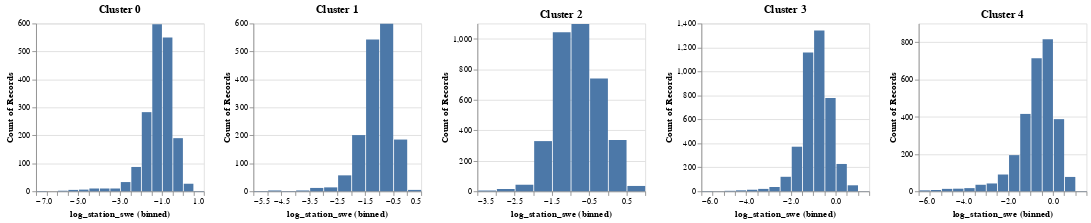

This figure's notebook cell:
### Code cell
df_reset = df[df['cluster']==0].reset_index()
cluster0 = alt.Chart(df_reset[['log_station_swe']].replace([np.inf, -np.inf], np.nan, inplace=False)).mark_bar().encode(
    alt.X("log_station_swe:Q").bin(maxbins=20),
    y='count()',
).properties(title='Cluster 0',width=200,height=200)

df_reset = df[df['cluster']==1].reset_index()
cluster1 = alt.Chart(df_reset[['log_station_swe']].replace([np.inf, -np.inf], np.nan, inplace=False)).mark_bar().encode(
    alt.X("log_station_swe:Q").bin(maxbins=20),
    y='count()',
).properties(title='Cluster 1',width=200,height=200)

df_reset = df[df['cluster']==2].reset_index()
cluster2 = alt.Chart(df_reset[['log_station_swe']].replace([np.inf, -np.inf], np.nan, inplace=False)).mark_bar().encode(
    alt.X("log_station_swe:Q").bin(maxbins=20),
    y='count()',
).properties(title='Cluster 2',width=200,height=200)

df_reset = df[df['cluster']==3].reset_index()
cluster3 = alt.Chart(df_reset[['log_station_swe']].replace([np.inf, -np.inf], np.nan, inplace=False)).mark_bar().encode(
    alt.X("log_station_swe:Q").bin(maxbins=20),
    y='count()',
).properties(title='Cluster 3',width=200,height=200)

df_reset = df[df['cluster']==4].reset_index()
cluster4 = alt.Chart(df_reset[['log_station_swe']].replace([np.inf, -np.inf], np.nan, inplace=False)).mark_bar().encode(
    alt.X("log_station_swe:Q").bin(maxbins=20),
    y='count()',
).properties(title='Cluster 4',width=200,height=200)

combined = alt.hconcat(cluster0, cluster1, cluster2, cluster3, cluster4)
combined

### Figure 1 — Vega specification as saved in the notebook (floating-point values rounded to 4 significant figures)
{"$schema": "https://vega.github.io/schema/vega/v5.json", "data": [{"name": "source_0", "values": [{"__count": 283, "bin_maxbins_20_log_station_swe": -2.0, "bin_maxbins_20_log_station_swe_end": -1.5}, {"__count": 550, "bin_maxbins_20_log_station_swe": -1.0, "bin_maxbins_20_log_station_swe_end": -0.5}, {"__count": 597, "bin_maxbins_20_log_station_swe": -1.5, "bin_maxbins_20_log_station_swe_end": -1.0}, {"__count": 87, "bin_maxbins_20_log_station_swe": -2.5, "bin_maxbins_20_log_station_swe_end": -2.0}, {"__count": 33, "bin_maxbins_20_log_station_swe": -3.0, "bin_maxbins_20_log_station_swe_end": -2.5}, {"__count": 190, "bin_maxbins_20_log_station_swe": -0.5, "bin_maxbins_20_log_station_swe_end": 0.0}, {"__count": 10, "bin_maxbins_20_log_station_swe": -4.5, "bin_maxbins_20_log_station_swe_end": -4.0}, {"__count": 5, "bin_maxbins_20_log_station_swe": -5.5, "bin_maxbins_20_log_station_swe_end": -5.0}, {"__count": 6, "bin_maxbins_20_log_station_swe": -5.0, "bin_maxbins_20_log_station_swe_end": -4.5}, {"__count": 2, "bin_maxbins_20_log_station_swe": -6.0, "bin_maxbins_20_log_station_swe_end": -5.5}, {"__count": 10, "bin_maxbins_20_log_station_swe": -3.5, "bin_maxbins_20_log_station_swe_end": -3.0}, {"__count": 10, "bin_maxbins_20_log_station_swe": -4.0, "bin_maxbins_20_log_station_swe_end": -3.5}, {"__count": 27, "bin_maxbins_20_log_station_swe": 0.0, "bin_maxbins_20_log_station_swe_end": 0.5}, {"__count": 1, "bin_maxbins_20_log_station_swe": 0.5, "bin_maxbins_20_log_station_swe_end": 1.0}, {"__count": 1, "bin_maxbins_20_log_station_swe": -7.0, "bin_maxbins_20_log_station_swe_end": -6.5}]}, {"name": "source_1", "values": [{"__count": 201, "bin_maxbins_20_log_station_swe": -2.0, "bin_maxbins_20_log_station_swe_end": -1.5}, {"__count": 543, "bin_maxbins_20_log_station_swe": -1.5, "bin_maxbins_20_log_station_swe_end": -1.0}, {"__count": 599, "bin_maxbins_20_log_station_swe": -1.0, "bin_maxbins_20_log_station_swe_end": -0.5}, {"__count": 14, "bin_maxbins_20_log_station_swe": -3.0, "bin_maxbins_20_log_station_swe_end": -2.5}, {"__count": 12, "bin_maxbins_20_log_station_swe": -3.5, "bin_maxbins_20_log_station_swe_end": -3.0}, {"__count": 185, "bin_maxbins_20_log_station_swe": -0.5, "bin_maxbins_20_log_station_swe_end": 0.0}, {"__count": 57, "bin_maxbins_20_log_station_swe": -2.5, "bin_maxbins_20_log_station_swe_end": -2.0}, {"__count": 3, "bin_maxbins_20_log_station_swe": -5.0, "bin_maxbins_20_log_station_swe_end": -4.5}, {"__count": 3, "bin_maxbins_20_log_station_swe": -4.0, "bin_maxbins_20_log_station_swe_end": -3.5}, {"__count": 5, "bin_maxbins_20_log_station_swe": 0.0, "bin_maxbins_20_log_station_swe_end": 0.5}, {"__count": 1, "bin_maxbins_20_log_station_swe": -5.5, "bin_maxbins_20_log_station_swe_end": -5.0}, {"__count": 1, "bin_maxbins_20_log_station_swe": -4.5, "bin_maxbins_20_log_station_swe_end": -4.0}]}, {"name": "source_2", "values": [{"__count": 739, "bin_maxbins_20_log_station_swe": -0.5, "bin_maxbins_20_log_station_swe_end": 0.0}, {"__count": 1096, "bin_maxbins_20_log_station_swe": -1.0, "bin_maxbins_20_log_station_swe_end": -0.5}, {"__count": 1042, "bin_maxbins_20_log_station_swe": -1.5, "bin_maxbins_20_log_station_swe_end": -1.0}, {"__count": 329, "bin_maxbins_20_log_station_swe": -2.0, "bin_maxbins_20_log_station_swe_end": -1.5}, {"__count": 336, "bin_maxbins_20_log_station_swe": 0.0, "bin_maxbins_20_log_station_swe_end": 0.5}, {"__count": 35, "bin_maxbins_20_log_station_swe": 0.5, "bin_maxbins_20_log_station_swe_end": 1.0}, {"__count": 43, "bin_maxbins_20_log_station_swe": -2.5, "bin_maxbins_20_log_station_swe_end": -2.0}, {"__count": 15, "bin_maxbins_20_log_station_swe": -3.0, "bin_maxbins_20_log_station_swe_end": -2.5}, {"__count": 5, "bin_maxbins_20_log_station_swe": -3.5, "bin_maxbins_20_log_station_swe_end": -3.0}]}, {"name": "source_3", "values": [{"__count": 372, "bin_maxbins_20_log_station_swe": -2.0, "bin_maxbins_20_log_station_swe_end": -1.5}, {"__count": 4, "bin_maxbins_20_log_station_swe": -5.0, "bin_maxbins_20_log_station_swe_end": -4.5}, {"__count": 1341, "bin_maxbins_20_log_station_swe": -1.0, "bin_maxbins_20_log_station_swe_end": -0.5}, {"__count": 1159, "bin_maxbins_20_log_station_swe": -1.5, "bin_maxbins_20_log_station_swe_end": -1.0}, {"__count": 121, "bin_maxbins_20_log_station_swe": -2.5, "bin_maxbins_20_log_station_swe_end": -2.0}, {"__count": 36, "bin_maxbins_20_log_station_swe": -3.0, "bin_maxbins_20_log_station_swe_end": -2.5}, {"__count": 20, "bin_maxbins_20_log_station_swe": -3.5, "bin_maxbins_20_log_station_swe_end": -3.0}, {"__count": 779, "bin_maxbins_20_log_station_swe": -0.5, "bin_maxbins_20_log_station_swe_end": 0.0}, {"__count": 228, "bin_maxbins_20_log_station_swe": 0.0, "bin_maxbins_20_log_station_swe_end": 0.5}, {"__count": 13, "bin_maxbins_20_log_station_swe": -4.0, "bin_maxbins_20_log_station_swe_end": -3.5}, {"__count": 50, "bin_maxbins_20_log_station_swe": 0.5, "bin_maxbins_20_log_station_swe_end": 1.0}, {"__count": 1, "bin_maxbins_20_log_station_swe": -5.5, "bin_maxbins_20_log_station_swe_end": -5.0}, {"__count": 2, "bin_maxbins_20_log_station_swe": -6.0, "bin_maxbins_20_log_station_swe_end": -5.5}, {"__count": 8, "bin_maxbins_20_log_station_swe": -4.5, "bin_maxbins_20_log_station_swe_end": -4.0}, {"__count": 1, "bin_maxbins_20_log_station_swe": 1.0, "bin_maxbins_20_log_station_swe_end": 1.5}]}, {"name": "source_4", "values": [{"__count": 714, "bin_maxbins_20_log_station_swe": -1.0, "bin_maxbins_20_log_station_swe_end": -0.5}, {"__count": 816, "bin_maxbins_20_log_station_swe": -0.5, "bin_maxbins_20_log_station_swe_end": 0.0}, {"__count": 387, "bin_maxbins_20_log_station_swe": 0.0, "bin_maxbins_20_log_station_swe_end": 0.5}, {"__count": 415, "bin_maxbins_20_log_station_swe": -1.5, "bin_maxbins_20_log_station_swe_end": -1.0}, {"__count": 35, "bin_maxbins_20_log_station_swe": -3.5, "bin_maxbins_20_log_station_swe_end": -3.0}, {"__count": 42, "bin_maxbins_20_log_station_swe": -3.0, "bin_maxbins_20_log_station_swe_end": -2.5}, {"__count": 194, "bin_maxbins_20_log_station_swe": -2.0, "bin_maxbins_20_log_station_swe_end": -1.5}, {"__count": 77, "bin_maxbins_20_log_station_swe": 0.5, "bin_maxbins_20_log_station_swe_end": 1.0}, {"__count": 90, "bin_maxbins_20_log_station_swe": -2.5, "bin_maxbins_20_log_station_swe_end": -2.0}, {"__count": 14, "bin_maxbins_20_log_station_swe": -4.5, "bin_maxbins_20_log_station_swe_end": -4.0}, {"__count": 13, "bin_maxbins_20_log_station_swe": -5.0, "bin_maxbins_20_log_station_swe_end": -4.5}, {"__count": 17, "bin_maxbins_20_log_station_swe": -4.0, "bin_maxbins_20_log_station_swe_end": -3.5}, {"__count": 5, "bin_maxbins_20_log_station_swe": -6.0, "bin_maxbins_20_log_station_swe_end": -5.5}, {"__count": 7, "bin_maxbins_20_log_station_swe": -5.5, "bin_maxbins_20_log_station_swe_end": -5.0}, {"__count": 1, "bin_maxbins_20_log_station_swe": 1.0, "bin_maxbins_20_log_station_swe_end": 1.5}]}, {"name": "source_0_concat_0_y_domain___count", "values": [{"min": 1, "max": 597}]}, {"name": "source_1_concat_1_y_domain___count", "values": [{"min": 1, "max": 599}]}, {"name": "source_2_concat_2_y_domain___count", "values": [{"min": 5, "max": 1096}]}, {"name": "source_3_concat_3_y_domain___count", "values": [{"min": 1, "max": 1341}]}, {"name": "source_4_concat_4_y_domain___count", "values": [{"min": 1, "max": 816}]}], "signals": [{"name": "concat_3_bin_maxbins_20_log_station_swe_bins", "value": {"fields": ["log_station_swe"], "fname": "bin_log_station_swe", "start": -6.0, "step": 0.5, "stop": 1.5}}, {"name": "concat_0_bin_maxbins_20_log_station_swe_bins", "value": {"fields": ["log_station_swe"], "fname": "bin_log_station_swe", "start": -7.0, "step": 0.5, "stop": 1.0}}, {"name": "concat_1_bin_maxbins_20_log_station_swe_bins", "value": {"fields": ["log_station_swe"], "fname": "bin_log_station_swe", "start": -5.5, "step": 0.5, "stop": 0.5}}, {"name": "concat_4_bin_maxbins_20_log_station_swe_bins", "value": {"fields": ["log_station_swe"], "fname": "bin_log_station_swe", "start": -6.0, "step": 0.5, "stop": 1.5}}, {"name": "concat_2_bin_maxbins_20_log_station_swe_bins", "value": {"fields": ["log_station_swe"], "fname": "bin_log_station_swe", "start": -3.5, "step": 0.5, "stop": 1.0}}, {"name": "childWidth", "value": 200}], "marks": [{"type": "group", "name": "concat_0_group", "encode": {"update": {"width": {"signal": "childWidth"}, "height": {"signal": "height"}}}, "marks": [{"type": "rect", "name": "concat_0_marks", "from": {"data": "source_0"}, "encode": {"update": {"x": {"field": "bin_maxbins_20_log_station_swe_end", "scale": "concat_0_x", "offset": {"signal": "0.5 + (abs(scale(\"concat_0_x\", datum[\"bin_maxbins_20_log_station_swe_end\"]) - scale(\"concat_0_x\", datum[\"bin_maxbins_20_log_station_swe\"])) < 0.25 ? 0.5 * (0.25 - (abs(scale(\"concat_0_x\", datum[\"bin_maxbins_20_log_station_swe_end\"]) - scale(\"concat_0_x\", datum[\"bin_maxbins_20_log_station_swe\"])))) : -0.5)"}}, "y": {"field": "__count", "scale": "concat_0_y"}, "y2": {"value": 0, "scale": "concat_0_y"}, "fill": {"value": "#4c78a8"}, "x2": {"field": "bin_maxbins_20_log_station_swe", "scale": "concat_0_x", "offset": {"signal": "0.5 + (abs(scale(\"concat_0_x\", datum[\"bin_maxbins_20_log_station_swe_end\"]) - scale(\"concat_0_x\", datum[\"bin_maxbins_20_log_station_swe\"])) < 0.25 ? -0.5 * (0.25 - (abs(scale(\"concat_0_x\", datum[\"bin_maxbins_20_log_station_swe_end\"]) - scale(\"concat_0_x\", datum[\"bin_maxbins_20_log_station_swe\"])))) : 0.5)"}}}}, "style": ["bar"]}], "axes": [{"scale": "concat_0_y", "domain": false, "minExtent": 0, "ticks": false, "zindex": 0, "aria": false, "gridScale": "concat_0_x", "orient": "left", "maxExtent": 0, "tickCount": {"signal": "ceil(height/40)"}, "grid": true, "labels": false}, {"scale": "concat_0_x", "tickCount": {"signal": "ceil(childWidth/10)"}, "zindex": 0, "orient": "bottom", "grid": false, "title": "log_station_swe (binned)", "labelFlush": true, "labelOverlap": true}, {"scale": "concat_0_y", "labelOverlap": true, "orient": "left", "zindex": 0, "title": "Count of Records", "grid": false, "tickCount": {"signal": "ceil(height/40)"}}], "title": {"text": "Cluster 0", "frame": "group"}, "style": "cell"}, {"type": "group", "name": "concat_1_group", "encode": {"update": {"height": {"signal": "height"}, "width": {"signal": "childWidth"}}}, "marks": [{"type": "rect", "name": "concat_1_marks", "from": {"data": "source_1"}, "encode": {"update": {"y": {"field": "__count", "scale": "concat_1_y"}, "y2": {"value": 0, "scale": "concat_1_y"}, "fill": {"value": "#4c78a8"}, "x": {"field": "bin_maxbins_20_log_station_swe_end", "scale": "concat_1_x", "offset": {"signal": "0.5 + (abs(scale(\"concat_1_x\", datum[\"bin_maxbins_20_log_station_swe_end\"]) - scale(\"concat_1_x\", datum[\"bin_maxbins_20_log_station_swe\"])) < 0.25 ? 0.5 * (0.25 - (abs(scale(\"concat_1_x\", datum[\"bin_maxbins_20_log_station_swe_end\"]) - scale(\"concat_1_x\", datum[\"bin_maxbins_20_log_station_swe\"])))) : -0.5)"}}, "x2": {"field": "bin_maxbins_20_log_station_swe", "scale": "concat_1_x", "offset": {"signal": "0.5 + (abs(scale(\"concat_1_x\", datum[\"bin_maxbins_20_log_station_swe_end\"]) - scale(\"concat_1_x\", datum[\"bin_maxbins_20_log_station_swe\"])) < 0.25 ? -0.5 * (0.25 - (abs(scale(\"concat_1_x\", datum[\"bin_maxbins_20_log_station_swe_end\"]) - scale(\"concat_1_x\", datum[\"bin_maxbins_20_log_station_swe\"])))) : 0.5)"}}}}, "style": ["bar"]}], "axes": [{"scale": "concat_1_y", "maxExtent": 0, "grid": true, "tickCount": {"signal": "ceil(height/40)"}, "gridScale": "concat_1_x", "aria": false, "labels": false, "domain": false, "orient": "left", "zindex": 0, "minExtent": 0, "ticks": false}, {"scale": "concat_1_x", "orient": "bottom", "labelFlush": true, "labelOverlap": true, "zindex": 0, "grid": false, "title": "log_station_swe (binned)", "tickCount": {"signal": "ceil(childWidth/10)"}}, {"scale": "concat_1_y", "tickCount": {"signal": "ceil(height/40)"}, "grid": false, "orient": "left", "title": "Count of Records", "zindex": 0, "labelOverlap": true}], "title": {"text": "Cluster 1", "frame": "group"}, "style": "cell"}, {"type": "group", "name": "concat_2_group", "encode": {"update": {"width": {"signal": "childWidth"}, "height": {"signal": "height"}}}, "marks": [{"type": "rect", "name": "concat_2_marks", "from": {"data": "source_2"}, "encode": {"update": {"x": {"field": "bin_maxbins_20_log_station_swe_end", "scale": "concat_2_x", "offset": {"signal": "0.5 + (abs(scale(\"concat_2_x\", datum[\"bin_maxbins_20_log_station_swe_end\"]) - scale(\"concat_2_x\", datum[\"bin_maxbins_20_log_station_swe\"])) < 0.25 ? 0.5 * (0.25 - (abs(scale(\"concat_2_x\", datum[\"bin_maxbins_20_log_station_swe_end\"]) - scale(\"concat_2_x\", datum[\"bin_maxbins_20_log_station_swe\"])))) : -0.5)"}}, "x2": {"field": "bin_maxbins_20_log_station_swe", "scale": "concat_2_x", "offset": {"signal": "0.5 + (abs(scale(\"concat_2_x\", datum[\"bin_maxbins_20_log_station_swe_end\"]) - scale(\"concat_2_x\", datum[\"bin_maxbins_20_log_station_swe\"])) < 0.25 ? -0.5 * (0.25 - (abs(scale(\"concat_2_x\", datum[\"bin_maxbins_20_log_station_swe_end\"]) - scale(\"concat_2_x\", datum[\"bin_maxbins_20_log_station_swe\"])))) : 0.5)"}}, "fill": {"value": "#4c78a8"}, "y": {"field": "__count", "scale": "concat_2_y"}, "y2": {"value": 0, "scale": "concat_2_y"}}}, "style": ["bar"]}], "axes": [{"scale": "concat_2_y", "zindex": 0, "grid": true, "tickCount": {"signal": "ceil(height/40)"}, "domain": false, "gridScale": "concat_2_x", "orient": "left", "labels": false, "maxExtent": 0, "aria": false, "minExtent": 0, "ticks": false}, {"scale": "concat_2_x", "labelOverlap": true, "tickCount": {"signal": "ceil(childWidth/10)"}, "zindex": 0, "orient": "bottom", "title": "log_station_swe (binned)", "labelFlush": true, "grid": false}, {"scale": "concat_2_y", "orient": "left", "grid": false, "labelOverlap": true, "title": "Count of Records", "zindex": 0, "tickCount": {"signal": "ceil(height/40)"}}], "title": {"text": "Cluster 2", "frame": "group"}, "style": "cell"}, {"type": "group", "name": "concat_3_group", "encode": {"update": {"width": {"signal": "childWidth"}, "height": {"signal": "height"}}}, "marks": [{"type": "rect", "name": "concat_3_marks", "from": {"data": "source_3"}, "encode": {"update": {"y": {"field": "__count", "scale": "concat_3_y"}, "y2": {"value": 0, "scale": "concat_3_y"}, "x2": {"field": "bin_maxbins_20_log_station_swe", "scale": "concat_3_x", "offset": {"signal": "0.5 + (abs(scale(\"concat_3_x\", datum[\"bin_maxbins_20_log_station_swe_end\"]) - scale(\"concat_3_x\", datum[\"bin_maxbins_20_log_station_swe\"])) < 0.25 ? -0.5 * (0.25 - (abs(scale(\"concat_3_x\", datum[\"bin_maxbins_20_log_station_swe_end\"]) - scale(\"concat_3_x\", datum[\"bin_maxbins_20_log_station_swe\"])))) : 0.5)"}}, "x": {"field": "bin_maxbins_20_log_station_swe_end", "scale": "concat_3_x", "offset": {"signal": "0.5 + (abs(scale(\"concat_3_x\", datum[\"bin_maxbins_20_log_station_swe_end\"]) - scale(\"concat_3_x\", datum[\"bin_maxbins_20_log_station_swe\"])) < 0.25 ? 0.5 * (0.25 - (abs(scale(\"concat_3_x\", datum[\"bin_maxbins_20_log_station_swe_end\"]) - scale(\"concat_3_x\", datum[\"bin_maxbins_20_log_station_swe\"])))) : -0.5)"}}, "fill": {"value": "#4c78a8"}}}, "style": ["bar"]}], "axes": [{"scale": "concat_3_y", "orient": "left", "aria": false, "gridScale": "concat_3_x", "domain": false, "zindex": 0, "tickCount": {"signal": "ceil(height/40)"}, "labels": false, "maxExtent": 0, "ticks": false, "minExtent": 0, "grid": true}, {"scale": "concat_3_x", "labelFlush": true, "tickCount": {"signal": "ceil(childWidth/10)"}, "zindex": 0, "orient": "bottom", "grid": false, "title": "log_station_swe (binned)", "labelOverlap": true}, {"scale": "concat_3_y", "labelOverlap": true, "zindex": 0, "grid": false, "title": "Count of Records", "tickCount": {"signal": "ceil(height/40)"}, "orient": "left"}], "title": {"text": "Cluster 3", "frame": "group"}, "style": "cell"}, {"type": "group", "name": "concat_4_group", "encode": {"update": {"height": {"signal": "height"}, "width": {"signal": "childWidth"}}}, "marks": [{"type": "rect", "name": "concat_4_marks", "from": {"data": "source_4"}, "encode": {"update": {"x2": {"field": "bin_maxbins_20_log_station_swe", "scale": "concat_4_x", "offset": {"signal": "0.5 + (abs(scale(\"concat_4_x\", datum[\"bin_maxbins_20_log_station_swe_end\"]) - scale(\"concat_4_x\", datum[\"bin_maxbins_20_log_station_swe\"])) < 0.25 ? -0.5 * (0.25 - (abs(scale(\"concat_4_x\", datum[\"bin_maxbins_20_log_station_swe_end\"]) - scale(\"concat_4_x\", datum[\"bin_maxbins_20_log_station_swe\"])))) : 0.5)"}}, "x": {"field": "bin_maxbins_20_log_station_swe_end", "scale": "concat_4_x", "offset": {"signal": "0.5 + (abs(scale(\"concat_4_x\", datum[\"bin_maxbins_20_log_station_swe_end\"]) - scale(\"concat_4_x\", datum[\"bin_maxbins_20_log_station_swe\"])) < 0.25 ? 0.5 * (0.25 - (abs(scale(\"concat_4_x\", datum[\"bin_maxbins_20_log_station_swe_end\"]) - scale(\"concat_4_x\", datum[\"bin_maxbins_20_log_station_swe\"])))) : -0.5)"}}, "y2": {"value": 0, "scale": "concat_4_y"}, "y": {"field": "__count", "scale": "concat_4_y"}, "fill": {"value": "#4c78a8"}}}, "style": ["bar"]}], "axes": [{"scale": "concat_4_y", "ticks": false, "zindex": 0, "orient": "left", "gridScale": "concat_4_x", "tickCount": {"signal": "ceil(height/40)"}, "maxExtent": 0, "minExtent": 0, "grid": true, "aria": false, "domain": false, "labels": false}, {"scale": "concat_4_x", "labelOverlap": true, "labelFlush": true, "tickCount": {"signal": "ceil(childWidth/10)"}, "zindex": 0, "orient": "bottom", "title": "log_station_swe (binned)", "grid": false}, {"scale": "concat_4_y", "title": "Count of Records", "labelOverlap": true, "orient": "left", "tickCount": {"signal": "ceil(height/40)"}, "grid": false, "zindex": 0}], "title": {"text": "Cluster 4", "frame": "group"}, "style": "cell"}], "scales": [{"name": "concat_0_x", "type": "linear", "domain": {"signal": "[concat_0_bin_maxbins_20_log_station_swe_bins.start, concat_0_bin_maxbins_20_log_station_swe_bins.stop]"}, "range": [0, {"signal": "childWidth"}], "bins": {"signal": "concat_0_bin_maxbins_20_log_station_swe_bins"}, "zero": false}, {"name": "concat_0_y", "type": "linear", "domain": [{"signal": "(data(\"source_0_concat_0_y_domain___count\")[0] || {}).min"}, {"signal": "(data(\"source_0_concat_0_y_domain___count\")[0] || {}).max"}], "range": [{"signal": "height"}, 0], "zero": true, "nice": true}, {"name": "concat_1_x", "type": "linear", "domain": {"signal": "[concat_1_bin_maxbins_20_log_station_swe_bins.start, concat_1_bin_maxbins_20_log_station_swe_bins.stop]"}, "range": [0, {"signal": "childWidth"}], "bins": {"signal": "concat_1_bin_maxbins_20_log_station_swe_bins"}, "zero": false}, {"name": "concat_1_y", "type": "linear", "domain": [{"signal": "(data(\"source_1_concat_1_y_domain___count\")[0] || {}).min"}, {"signal": "(data(\"source_1_concat_1_y_domain___count\")[0] || {}).max"}], "range": [{"signal": "height"}, 0], "nice": true, "zero": true}, {"name": "concat_2_x", "type": "linear", "domain": {"signal": "[concat_2_bin_maxbins_20_log_station_swe_bins.start, concat_2_bin_maxbins_20_log_station_swe_bins.stop]"}, "range": [0, {"signal": "childWidth"}], "bins": {"signal": "concat_2_bin_maxbins_20_log_station_swe_bins"}, "zero": false}, {"name": "concat_2_y", "type": "linear", "domain": [{"signal": "(data(\"source_2_concat_2_y_domain___count\")[0] || {}).min"}, {"signal": "(data(\"source_2_concat_2_y_domain___count\")[0] || {}).max"}], "range": [{"signal": "height"}, 0], "zero": true, "nice": true}, {"name": "concat_3_x", "type": "linear", "domain": {"signal": "[concat_3_bin_maxbins_20_log_station_swe_bins.start, concat_3_bin_maxbins_20_log_station_swe_bins.stop]"}, "range": [0, {"signal": "childWidth"}], "bins": {"signal": "concat_3_bin_maxbins_20_log_station_swe_bins"}, "zero": false}, {"name": "concat_3_y", "type": "linear", "domain": [{"signal": "(data(\"source_3_concat_3_y_domain___count\")[0] || {}).min"}, {"signal": "(data(\"source_3_concat_3_y_domain___count\")[0] || {}).max"}], "range": [{"signal": "height"}, 0], "zero": true, "nice": true}, {"name": "concat_4_x", "type": "linear", "domain": {"signal": "[concat_4_bin_maxbins_20_log_station_swe_bins.start, concat_4_bin_maxbins_20_log_station_swe_bins.stop]"}, "range": [0, {"signal": "childWidth"}], "bins": {"signal": "concat_4_bin_maxbins_20_log_station_swe_bins"}, "zero": false}, {"name": "concat_4_y", "type": "linear", "domain": [{"signal": "(data(\"source_4_concat_4_y_domain___count\")[0] || {}).min"}, {"signal": "(data(\"source_4_concat_4_y_domain___count\")[0] || {}).max"}], "range": [{"signal": "height"}, 0], "nice": true, "zero": true}], "background": "white", "layout": {"padding": 20, "bounds": "full", "align": "each"}, "height": 200, "padding": 5}
